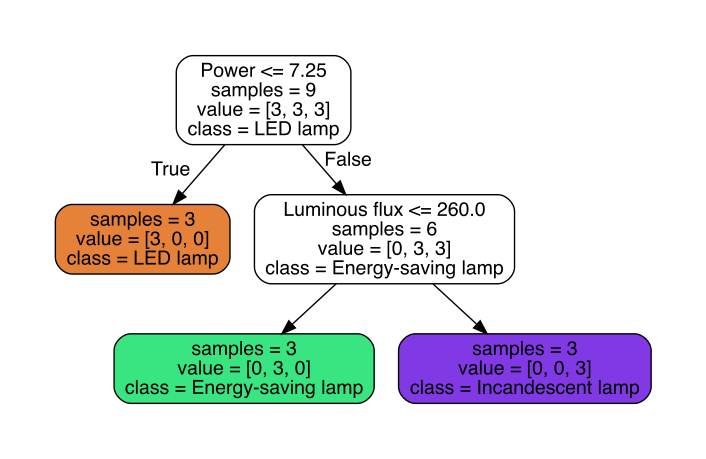

The script that drew this image:
# coding=utf-8
from sklearn import tree

train_data = [[3.5, 300], [5, 500], [6.5, 600], [8, 150], [11, 200], [13, 240], [25, 280], [40, 450], [60, 680]]
train_target = [0, 0, 0, 1, 1, 1, 2, 2, 2]
feature_names = ['Power', 'Luminous flux']
target_names = ['LED lamp', 'Energy-saving lamp', 'Incandescent lamp']

clf = tree.DecisionTreeClassifier()
clf.fit(train_data, train_target)
print(clf.predict([[30, 400]]))

# show graph

from sklearn.externals.six import StringIO
import pydot

dot_data = StringIO()
tree.export_graphviz(clf, out_file=dot_data, feature_names=feature_names, class_names=target_names,
                     filled=True, rounded=True, impurity=False)
graph = pydot.graph_from_dot_data(dot_data.getvalue())
graph[0].write_pdf("light.pdf")
